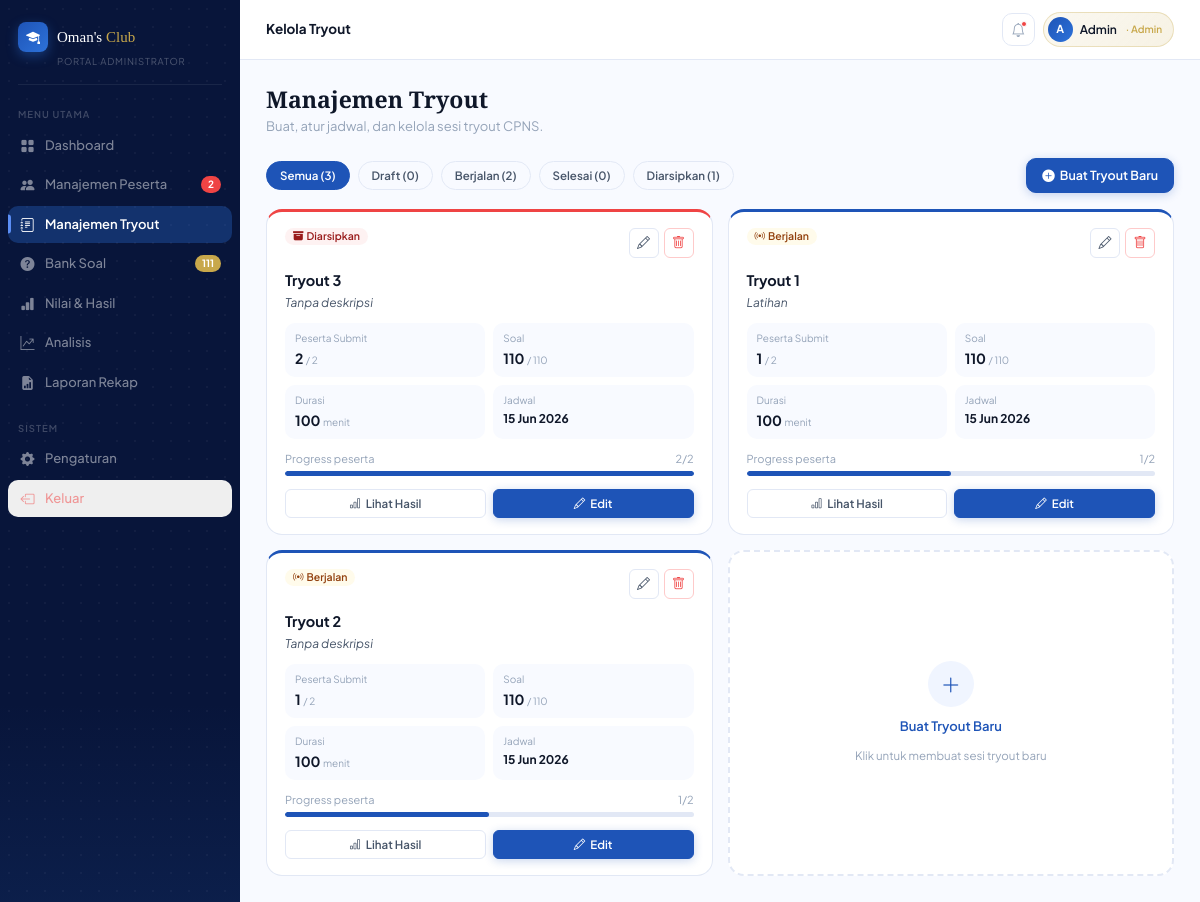
The app's page /Admin/kelola-tryout (signed in) with its own data.
### tables this page shows
CREATE TABLE IF NOT EXISTS `tryout` (
  `id_tryout` int unsigned NOT NULL AUTO_INCREMENT,
  `nama_tryout` varchar(150) NOT NULL,
  `deskripsi` text,
  `waktu` smallint unsigned NOT NULL DEFAULT '100' COMMENT 'Durasi ujian dalam menit',
  `jml_soal_twk` tinyint unsigned NOT NULL DEFAULT '30',
  `jml_soal_tiu` tinyint unsigned NOT NULL DEFAULT '35',
  `jml_soal_tkp` tinyint unsigned NOT NULL DEFAULT '45',
  `tanggal_mulai` datetime NOT NULL,
  `tanggal_selesai` datetime NOT NULL,
  `status` enum('draft','aktif','selesai','diarsipkan') NOT NULL DEFAULT 'draft',
  `acak_soal` tinyint(1) NOT NULL DEFAULT '1' COMMENT '1 = soal diacak untuk setiap peserta',
  `acak_opsi` tinyint(1) NOT NULL DEFAULT '0' COMMENT '1 = urutan opsi A-E ikut diacak',
  `dibuat_oleh` int unsigned DEFAULT NULL,
  `created_at` datetime NOT NULL DEFAULT CURRENT_TIMESTAMP,
  `updated_at` datetime NOT NULL DEFAULT CURRENT_TIMESTAMP ON UPDATE CURRENT_TIMESTAMP,
  PRIMARY KEY (`id_tryout`),
  KEY `fk_tryout_user` (`dibuat_oleh`),
  KEY `idx_status` (`status`),
  KEY `idx_tanggal_mulai` (`tanggal_mulai`),
  KEY `idx_tanggal_selesai` (`tanggal_selesai`),
  CONSTRAINT `fk_tryout_user` FOREIGN KEY (`dibuat_oleh`) REFERENCES `user` (`id_user`) ON DELETE SET NULL ON UPDATE CASCADE
);

### app/Kontrol/Admin/AdminPage.php (called while the page is built, shortened)
<?php
function AKelolaTryout(){
    include BASE_PATH . "/app/Tampilan/Layout/Admin-layout.php";
}
?>

### app/Pusat/routing.php (called while the page is built, shortened)
<?php
$routes = [];
function request($uri, $method) {
    global $routes;
    $uri = parse_url($uri, PHP_URL_PATH);
    $method = strtoupper($_POST['_method'] ?? $method);
    $callback = $routes[$method][$uri] ?? null;
    call_user_func($callback);
}
?>

### public/index.php (called while the page is built, shortened)
<?php
require BASE_PATH . '/app/Pusat/db.php';
require BASE_PATH . '/app/Pusat/routing.php';
request($_SERVER['REQUEST_URI'], $_SERVER['REQUEST_METHOD']);
?>

### app/Pusat/db.php (called while the page is built, shortened)
<?php
class DatabasePool
{
    private static array $connections = [];
    private static ?array $env = null;
    public static function connection(string $name = 'default'): PDO
    {
        if (isset(self::$connections[$name])) {
            return self::$connections[$name];
        }
        $config = self::config();
        $dsn = sprintf(
            'mysql:host=%s;port=%s;dbname=%s;charset=%s',
            $config['host'],
            $config['port'],
            $config['database'],
            $config['charset']
        );
        self::$connections[$name] = new PDO($dsn, $config['username'], $config['password'], [
            PDO::ATTR_ERRMODE => PDO::ERRMODE_EXCEPTION,
            PDO::ATTR_DEFAULT_FETCH_MODE => PDO::FETCH_ASSOC,
            PDO::ATTR_EMULATE_PREPARES => false,
            PDO::ATTR_PERSISTENT => true,
            PDO::MYSQL_ATTR_INIT_COMMAND => "SET NAMES {$config['charset']} COLLATE utf8mb4_unicode_ci",
        ]);
        return self::$connections[$name];
    }
    public static function query(string $sql, array $params = []): PDOStatement
    {
        $statement = self::connection()->prepare($sql);
        $statement->execute($params);
        return $statement;
    }
    public static function fetch(string $sql, array $params = []): ?array
    {
        $row = self::query($sql, $params)->fetch();
        return $row === false ? null : $row;
    }
    public static function fetchAll(string $sql, array $params = []): array
    {
        return self::query($sql, $params)->fetchAll();
    }
    public static function config(): array
    {
        $env = self::env();
        return [
            'host' => $env['DB_HOST'] ?? '127.0.0.1',
            'port' => $env['DB_PORT'] ?? '3306',
            'database' => $env['DB_DATABASE'] ?? 'db_tryout_cpns',
            'username' => $env['DB_USERNAME'] ?? 'root',
            'password' => $env['DB_PASSWORD'] ?? '',
            'charset' => $env['DB_CHARSET'] ?? 'utf8mb4',
        ];
    }
    private static function env(): array
    {
        self::$env = [];
        $path = defined('BASE_PATH') ? BASE_PATH . '/.env' : dirname(__DIR__, 2) . '/.env';
        foreach (file($path, FILE_IGNORE_NEW_LINES | FILE_SKIP_EMPTY_LINES) as $line) {
            $line = trim($line);
            if ($line === '' || str_starts_with($line, '#') || !str_contains($line, '=')) {
                continue;
            }
            [$key, $value] = explode('=', $line, 2);
            $key = trim($key);
            $value = trim($value);
            $value = trim($value, "\"'");
            self::$env[$key] = $value;
        }
        return self::$env;
    }
}
function db_fetch(string $sql, array $params = []): ?array
{
    return DatabasePool::fetch($sql, $params);
}
function db_fetch_all(string $sql, array $params = []): array
{
    return DatabasePool::fetchAll($sql, $params);
}
?>

### app/Tampilan/Halaman/Admin/kelola-tryout-admin.php (the view, shortened to what this page needs)
<?php
$statusLabels = [
  'draft' => ['label' => 'Draft', 'class' => 'badge-draft', 'icon' => 'bi-pencil-square'],
  'aktif' => ['label' => 'Berjalan', 'class' => 'badge-ongoing', 'icon' => 'bi-broadcast'],
  'selesai' => ['label' => 'Selesai', 'class' => 'badge-done', 'icon' => 'bi-check-circle-fill'],
  'diarsipkan' => ['label' => 'Diarsipkan', 'class' => 'badge-fail', 'icon' => 'bi-archive-fill'],
];
$activeStatus = strtolower(trim($_GET['status'] ?? 'semua'));
$activeStatus = array_key_exists($activeStatus, $statusLabels) ? $activeStatus : 'semua';
$tryoutRows = [];
$statusCounts = ['semua' => 0, 'draft' => 0, 'aktif' => 0, 'selesai' => 0, 'diarsipkan' => 0];
$totalPesertaAktif = 0;
$tryoutUrl = function (?string $status = null): string {
  $query = $status && $status !== 'semua' ? '?' . http_build_query(['status' => $status]) : '';
  return BASE_URL . '/Admin/kelola-tryout' . $query;
};
try {
  $totalPeserta = db_fetch("SELECT COUNT(*) AS total FROM user WHERE role = 'peserta' AND status = 'aktif'");
  $totalPesertaAktif = (int) ($totalPeserta['total'] ?? 0);
  foreach (db_fetch_all('SELECT status, COUNT(*) AS total FROM tryout GROUP BY status') as $row) {
    if (isset($statusCounts[$row['status']])) {
      $statusCounts[$row['status']] = (int) $row['total'];
    }
  }
  $statusCounts['semua'] = array_sum(array_diff_key($statusCounts, ['semua' => true]));
  $whereSql = $activeStatus !== 'semua' ? 'WHERE t.status = ?' : '';
  $params = $activeStatus !== 'semua' ? [$activeStatus] : [];
  $tryoutRows = db_fetch_all("
    SELECT
      t.*,
      COUNT(DISTINCT ts.id_soal) AS total_soal_terpasang,
      COUNT(DISTINCT h.id_user) AS peserta_submit,
      COALESCE(ROUND(AVG(CASE WHEN h.status_pengerjaan IN ('selesai','timeout') THEN h.total_nilai END), 0), 0) AS rata_nilai,
      COALESCE(ROUND(SUM(CASE WHEN h.lulus_total = 1 THEN 1 ELSE 0 END) / NULLIF(COUNT(h.id_hasil), 0) * 100, 0), 0) AS persen_lulus
    FROM tryout t
    LEFT JOIN tryout_soal ts ON ts.id_tryout = t.id_tryout
    LEFT JOIN hasil h ON h.id_tryout = t.id_tryout
    {$whereSql}
    GROUP BY t.id_tryout
    ORDER BY t.tanggal_mulai DESC, t.id_tryout DESC
  ", $params);
} catch (Throwable $e) {
  $flash = [
    'type' => 'error',
    'message' => 'Data tryout belum bisa dibaca: ' . $e->getMessage(),
  ];
}
?>
<div class="page active" id="pg-tryout">
  <div class="page-body">
    <div class="page-heading anim">
      <h2>Manajemen Tryout</h2>
      <p>Buat, atur jadwal, dan kelola sesi tryout CPNS.</p>
    </div>
    <div style="display:flex;justify-content:space-between;align-items:center;flex-wrap:wrap;gap:10px;margin-bottom:16px;" class="anim anim-d1">
      <div class="filter-bar" style="margin-bottom:0;">
        <a class="filter-btn <?= $activeStatus === 'semua' ? 'active' : '' ?>" href="<?= $tryoutUrl('semua') ?>">Semua (<?= $statusCounts['semua'] ?>)</a>
        <?php foreach ($statusLabels as $status => $meta): ?>
          <a class="filter-btn <?= $activeStatus === $status ? 'active' : '' ?>" href="<?= $tryoutUrl($status) ?>"><?= $meta['label'] ?> (<?= $statusCounts[$status] ?>)</a>
        <?php endforeach; ?>
      </div>
      <a class="btn btn-primary" href="<?= BASE_URL ?>/Admin/buat-tryout">
        <i class="bi bi-plus-circle-fill"></i> Buat Tryout Baru
      </a>
    </div>
    <div style="display:grid;grid-template-columns:repeat(auto-fill,minmax(310px,1fr));gap:15px;" class="anim anim-d2">
      <?php foreach ($tryoutRows as $tryout): ?>
        <?php
          $status = $tryout['status'];
          $meta = $statusLabels[$status] ?? $statusLabels['draft'];
          $targetSoal = (int) $tryout['jml_soal_twk'] + (int) $tryout['jml_soal_tiu'] + (int) $tryout['jml_soal_tkp'];
          $soalTerpasang = (int) $tryout['total_soal_terpasang'];
          $pesertaSubmit = (int) $tryout['peserta_submit'];
          $progressPeserta = $totalPesertaAktif > 0 ? min(100, round(($pesertaSubmit / $totalPesertaAktif) * 100)) : 0;
          $borderColor = $status === 'aktif' ? 'var(--blue-main)' : ($status === 'selesai' ? 'var(--emerald)' : ($status === 'draft' ? 'var(--ash)' : 'var(--crimson)'));
        ?>
        <div class="card" style="border-top:3px solid <?= $borderColor ?>;">
          <div style="padding:16px 18px;">
            <div style="display:flex;justify-content:space-between;align-items:flex-start;margin-bottom:12px;">
              <span class="badge <?= $meta['class'] ?>"><i class="bi <?= $meta['icon'] ?>"></i> <?= $meta['label'] ?></span>
              <div style="display:flex;gap:5px;">
                <a class="btn btn-ghost btn-sm btn-icon" href="<?= BASE_URL ?>/Admin/edit-tryout?id=<?= (int) $tryout['id_tryout'] ?>" title="Edit"><i class="bi bi-pencil"></i></a>
                <form method="post" action="<?= BASE_URL ?>/Admin/tryout" onsubmit="return confirm('Hapus tryout ini? Jika sudah ada hasil, tryout akan diarsipkan.');" style="display:inline-flex;">
                  <button class="btn btn-danger btn-sm btn-icon" type="submit" title="Hapus atau arsipkan"><i class="bi bi-trash"></i></button>
                </form>
              </div>
            </div>
            <div style="font-weight:700;font-size:14.5px;color:var(--ink);margin-bottom:2px;"><?= htmlspecialchars($tryout['nama_tryout']) ?></div>
            <div style="font-size:12px;color:var(--slate);font-style:italic;margin-bottom:11px;"><?= htmlspecialchars($tryout['deskripsi'] ?: 'Tanpa deskripsi') ?></div>
            <div style="display:grid;grid-template-columns:1fr 1fr;gap:8px;margin-bottom:12px;">
              <div style="background:var(--cloud);border-radius:var(--r-md);padding:8px 10px;">
                <div style="font-size:10px;color:var(--ash);margin-bottom:2px;">Peserta Submit</div>
                <div style="font-weight:700;color:var(--ink);font-size:14px;"><?= $pesertaSubmit ?> <span style="font-size:10px;color:var(--ash);font-weight:400;">/ <?= $totalPesertaAktif ?></span></div>
              </div>
              <div style="background:var(--cloud);border-radius:var(--r-md);padding:8px 10px;">
                <div style="font-size:10px;color:var(--ash);margin-bottom:2px;">Soal</div>
                <div style="font-weight:700;color:var(--ink);font-size:14px;"><?= $soalTerpasang ?> <span style="font-size:10px;color:var(--ash);font-weight:400;">/ <?= $targetSoal ?></span></div>
              </div>
              <div style="background:var(--cloud);border-radius:var(--r-md);padding:8px 10px;">
                <div style="font-size:10px;color:var(--ash);margin-bottom:2px;">Durasi</div>
                <div style="font-weight:700;color:var(--ink);font-size:14px;"><?= (int) $tryout['waktu'] ?> <span style="font-size:10px;color:var(--ash);font-weight:400;">menit</span></div>
              </div>
              <div style="background:var(--cloud);border-radius:var(--r-md);padding:8px 10px;">
                <div style="font-size:10px;color:var(--ash);margin-bottom:2px;">Jadwal</div>
                <div style="font-weight:700;color:var(--ink);font-size:12px;"><?= htmlspecialchars(date('d M Y', strtotime($tryout['tanggal_mulai']))) ?></div>
              </div>
            </div>
            <div style="margin-bottom:13px;">
              <div style="display:flex;justify-content:space-between;font-size:11px;color:var(--ash);margin-bottom:4px;"><span>Progress peserta</span><span><?= $pesertaSubmit ?>/<?= $totalPesertaAktif ?></span></div>
              <div class="progress-bar"><div class="progress-fill" style="width:<?= $progressPeserta ?>%;background:var(--blue-main);"></div></div>
            </div>
            <div style="display:flex;gap:7px;">
              <a class="btn btn-ghost btn-sm" style="flex:1;justify-content:center;" href="<?= BASE_URL ?>/Admin/hasil-tryout?id=<?= (int) $tryout['id_tryout'] ?>"><i class="bi bi-bar-chart"></i> Lihat Hasil</a>
              <a class="btn btn-primary btn-sm" style="flex:1;justify-content:center;" href="<?= BASE_URL ?>/Admin/edit-tryout?id=<?= (int) $tryout['id_tryout'] ?>"><i class="bi bi-pencil"></i> Edit</a>
            </div>
          </div>
        </div>
      <?php endforeach; ?>
      <a class="card" style="border:2px dashed var(--smoke);cursor:pointer;min-height:200px;text-decoration:none;" href="<?= BASE_URL ?>/Admin/buat-tryout">
        <div style="padding:30px;display:flex;flex-direction:column;align-items:center;justify-content:center;height:100%;text-align:center;gap:10px;">
          <div style="width:46px;height:46px;border-radius:50%;background:var(--frost);color:var(--blue-main);display:flex;align-items:center;justify-content:center;font-size:20px;"><i class="bi bi-plus-lg"></i></div>
          <div style="font-size:13px;font-weight:600;color:var(--blue-main);">Buat Tryout Baru</div>
          <div style="font-size:11.5px;color:var(--ash);">Klik untuk membuat sesi tryout baru</div>
        </div>
      </a>
    </div>
  </div>
</div>

### records on screen
tryout: status "Diarsipkan", nama_tryout "Tryout 3", deskripsi "Tanpa deskripsi", pesertaSubmit "2", totalPesertaAktif "2", soalTerpasang "110", targetSoal "110", waktu "100", tanggal_mulai "15 Jun 2026"
tryout: status "Berjalan", nama_tryout "Tryout 1", deskripsi "Latihan", pesertaSubmit "1", totalPesertaAktif "2", soalTerpasang "110", targetSoal "110", waktu "100", tanggal_mulai "15 Jun 2026", $progressPeserta 50 (drawn)
tryout: status "Berjalan", nama_tryout "Tryout 2", deskripsi "Tanpa deskripsi", pesertaSubmit "1", totalPesertaAktif "2", soalTerpasang "110", targetSoal "110", waktu "100", tanggal_mulai "15 Jun 2026", $progressPeserta 50 (drawn)

### other values on screen
$item['label'] "Dashboard"
$item['label'] "Manajemen Peserta"
$item['badge'] "2"
$item['label'] "Manajemen Tryout"
$item['label'] "Bank Soal"
$item['badge'] "111"
$item['label'] "Nilai & Hasil"
$item['label'] "Analisis"
$item['label'] "Laporan Rekap"
$item['label'] "Pengaturan"
$topbarTitle "Kelola Tryout"
$statusCounts['semua'] "3"
$meta['label'] "Draft"
$statusCounts[$status] "0"
$meta['label'] "Berjalan"
